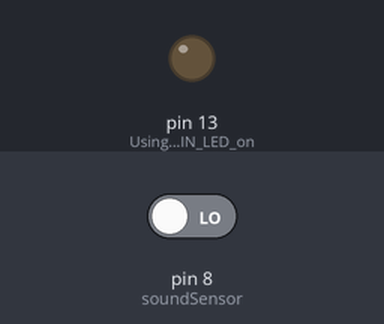
Recording of a sketch running on a simulated Arduino Uno, built with avr-gcc and run on an emulated ATmega328P. Shown: output pins drawn as LEDs (lit = HIGH). The test bench sets the inputs (shaded band); at power-on: pin 8 (soundSensor) LOW.

Above: at 1.2 s.
1.3 s: pin 8 (soundSensor) driven HIGH
At 2.5 s:
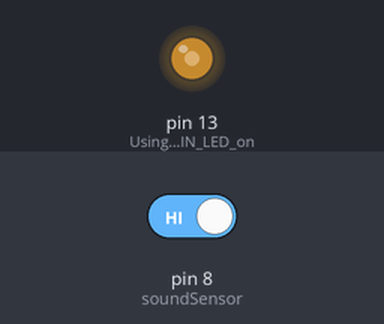
2.8 s: pin 8 (soundSensor) driven LOW
At 3.4 s:
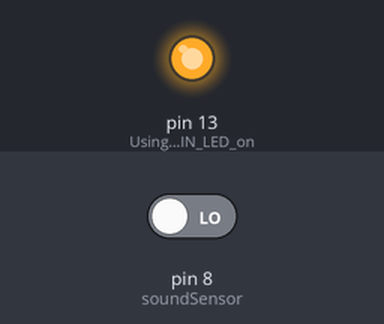
Timing chart, 0 to 5.8 s (numbered marks = the images above; inputs shaded):
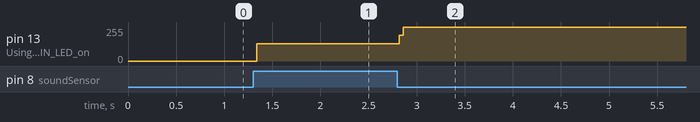

The sketch:

Code.ino
```cpp
int soundSensor=8;  // Input pin for sound sensor

boolean LEDStatus=false; // initially the LED is set to off position

void setup() {
 pinMode(soundSensor,INPUT);
 pinMode(LED_BUILTIN,OUTPUT); // Using the built IN LED on Arduino UNO

}

void loop() {

  int SensorData=digitalRead(soundSensor);
  if(SensorData==1){ // As soon as the input detects any high sound & LED is off it is set to ON state

    if(LEDStatus==false){
        LEDStatus=true;
        digitalWrite(LED_BUILTIN,HIGH); // to show the User the input sound is detected
    }
    else{
        LEDStatus=false;
        digitalWrite(LED_BUILTIN,LOW);
    }
  }
 }
```

Measured:
- after the input at 1.3 s, pin 13 (Using_the_built_IN_LED_on): 0/255 → 128/255 at once
- after the input at 2.8 s, pin 13 (Using_the_built_IN_LED_on): 128/255 → 255/255 at once
